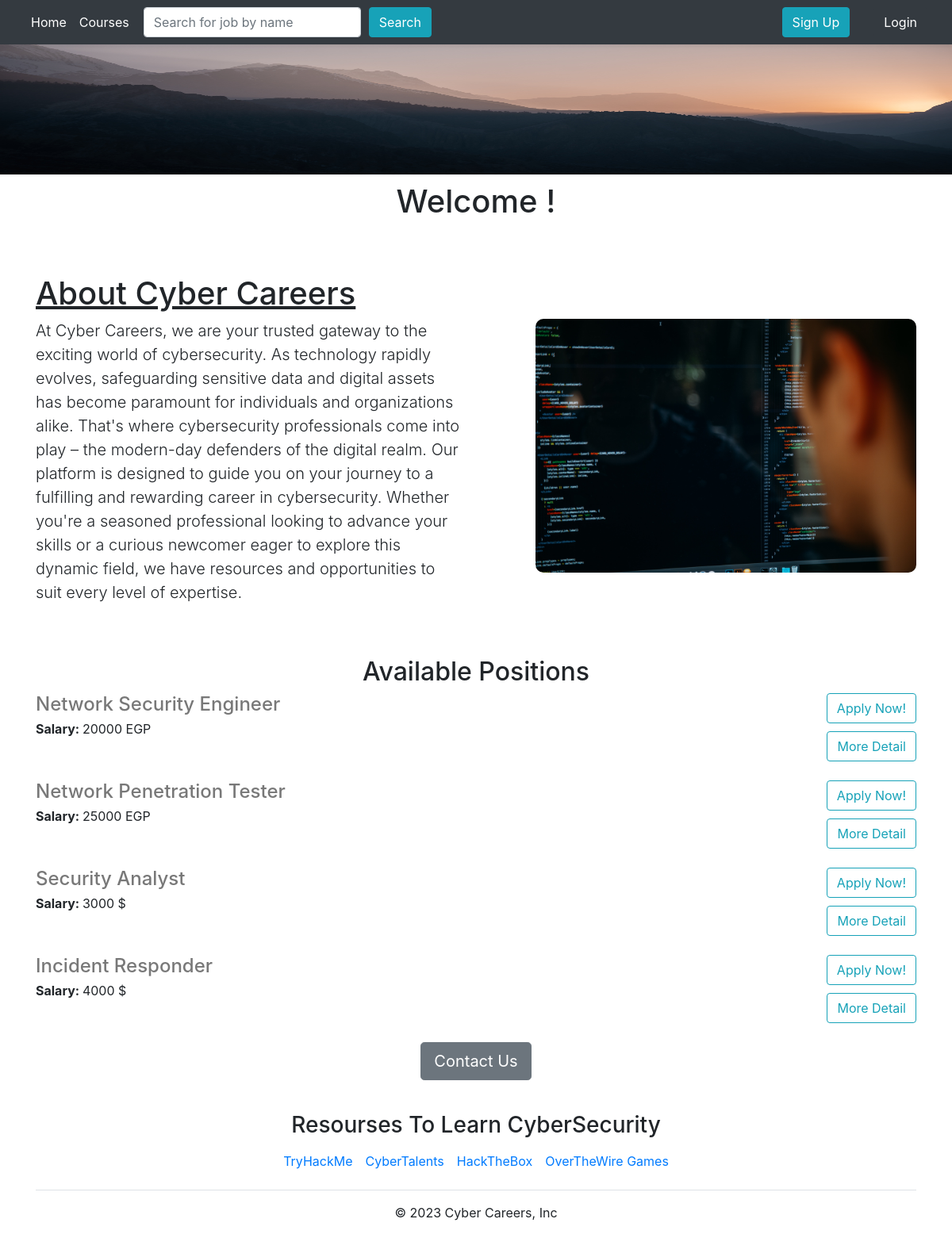
The page / (signed in) on the database its author committed.
### tables this page shows
CREATE TABLE jobs (
            id INTEGER PRIMARY KEY AUTOINCREMENT,
            title TEXT NOT NULL,
            location TEXT NOT NULL,
            salary INTEGER DEFAULT NULL,
            currency TEXT DEFAULT NULL,
            responsibilities TEXT DEFAULT NULL,
            requirements TEXT DEFAULT NULL
        );

### app.py (the view)
@app.route('/')
def home():
    if "username" in session:  # check if user's session is stored or not
        username = session["username"]  # getting username by his session
        return render_template('home.html', jobs=get_jobs_from_db(), username=username)
    else:
        flash("You are not logged in", category='success')
        return redirect(url_for("login"))

### database.py (called while the page is built)
def create_sqlite_connection(name='database.db'):
    return sqlite3.connect(name, check_same_thread=False)

def get_jobs_from_db():
    with create_sqlite_connection() as conn:
        cursor = conn.cursor()
        result = cursor.execute('SELECT * FROM jobs')
        jobs_dicts = []
        columns = [column[0] for column in result.description]  # Retrieve column names
        for row in result.fetchall():
            row_dict = dict(zip(columns, row))
            jobs_dicts.append(row_dict)
    return jobs_dicts

### templates/home.html (shortened to what this page needs)
<!DOCTYPE html>
<html lang="en">
<head>
    {% include 'bootstrap_css.html' %}
</head>
<body>
    {% include 'navbar.html' %}
    {% include 'banner.html' %}
    <div class="container">
        <h1 class="text-center" style="padding-top: 10px;">Welcome {{username}} !</h1>
        <h1 class="text-left" style="padding-top: 60px;"><u>About Cyber Careers</u></h1>
        <div class="row" style="margin-bottom: 50px;">
            <div class="col-md-6">
             <p class="lead">At Cyber Careers, we are your trusted gateway to the exciting world of cybersecurity. As technology rapidly evolves, safeguarding sensitive data and digital assets has become paramount for individuals and organizations alike. That's where cybersecurity professionals come into play – the modern-day defenders of the digital realm.
                Our platform is designed to guide you on your journey to a fulfilling and rewarding career in cybersecurity. Whether you're a seasoned professional looking to advance your skills or a curious newcomer eager to explore this dynamic field, we have resources and opportunities to suit every level of expertise.</p>
            </div>
            <div class="d-none d-md-block col-md-6 ">
             <img src="../static/images/processes_monitoring.jpg" alt="img" style="float:right; height:320px;border-radius: 10px;">
            </div>
        </div>
    <h2 class="text-center mt-4" >Available Positions</h2>
        {% for job in jobs %}
            {% include 'job_item.html' %}
        {% endfor %}
    <div class="text-center">
        <a class="btn btn-secondary btn-lg" href="mailto:salehadel2001@gmail.com?subject=Question%20About%20The%20Job%20Openings&body=I%20need%20to%20ask%20about%20%3CYour%20Question%20here%3E">Contact Us</a>
    </div>
    </div>
  {% include 'footer.html' %}
</body>
</html>

### templates/bootstrap_css.html (shortened to what this page needs)
<link
  rel="stylesheet"
  href="https://stackpath.bootstrapcdn.com/bootstrap/4.4.1/css/bootstrap.min.css"
/>
<link
  rel="stylesheet"
  href="https://stackpath.bootstrapcdn.com/font-awesome/4.7.0/css/font-awesome.min.css"
/>

### templates/navbar.html
  <nav class="navbar navbar-expand-md navbar-dark bg-dark shadow-sm fixed-top" aria-label="Fourth navbar example">
    <div class="container-fluid">
      <div class="collapse navbar-collapse" id="navbarsExample04">
        <ul class="navbar-nav me-auto mb-2 mb-md-0">
          <li class="nav-item">
            <a class="nav-link active" aria-current="page" href="/">Home</a>
          </li>
          <li>
            <a class="nav-link active" aria-current="page" href="/courses">Courses</a>
          </li>
        </ul>
        <div>
          <form role="search" class="row g-3" style="margin-left: 10px;" action="/search" method="get">
            <div class="text-center">
              <input class="form-control" type="search" name="job_name" placeholder="Search for job by name" aria-label="Search">
            </div>
            <div class="text-center" style="margin-left: 10px;">
              <button type="submit" class="btn btn btn-info" name="search">Search</button>
            </div>
          </form>
        </div>
      </div>
      <a href="/sign-up" type="button" class="btn btn-info " style="float: right;">Sign Up</a>
      <a href="/login" type="button" class="btn btn-dark "  style="float: right;margin-left: 30px;">Login</a>
    </div>
  </nav>

### templates/banner.html (shortened to what this page needs)
<img
  class="img-fluid"
  src="/static/images/banner.jpg"
  alt="Natural View"
  id="banner"
/>

### templates/job_item.html
<div class="border-buttom row" style="margin-bottom: 16px;padding-bottom: 8px;">
    <div class="col-10">
        <h4 style="color: rgb(120, 120, 120); margin-bottom: 4px;">
            {{job['title']}}
        </h4>
        {% if 'salary' in job %}
            <div>
                <b>Salary: </b>{{job['salary']}} {{job['currency']}}
            </div>
        {% endif %}
    </div>
    <div class="col-2">
        <a class="btn btn-outline-info float-right align-middle" href="/job/{{job['id']}}/apply">
            Apply Now!
        </a>
        <br><br>
        <a class="btn btn-outline-info float-right align-middle" href="/job/{{job['id']}}">
            More Detail
        </a>
    </div>
</div>

### templates/footer.html (shortened to what this page needs)
<div class="container">
    <footer class="py-3 my-4">
        <h3 class="text-center">Resourses To Learn CyberSecurity</h3>
      <ul class="nav justify-content-center border-bottom pb-3 mb-3">
        <li class="nav-item"><a href="https://tryhackme.com" class="nav-link px-2 text-body-secondary" target="_blank">TryHackMe</a></li>
        <li class="nav-item"><a href="https://cybertalents.com" class="nav-link px-2 text-body-secondary" target="_blank">CyberTalents</a></li>
        <li class="nav-item"><a href="https://hackthebox.com" class="nav-link px-2 text-body-secondary" target="_blank">HackTheBox</a></li>
        <li class="nav-item"><a href="https://overthewire.org" class="nav-link px-2 text-body-secondary" target="_blank">OverTheWire Games</a></li>
      </ul>
      <p class="text-center text-body-secondary">&copy; 2023 Cyber Careers, Inc</p>
    </footer>
  </div>

### templates/banner.html (style rules this page uses)
#banner { height: 220px; width: 100%; }

### templates/footer.html (style rules this page uses)
footer { margin-top: auto; }

### rows shown on the page
jobs: title "Network Security Engineer", salary "20000", currency "EGP"
jobs: title "Network Penetration Tester", salary "25000", currency "EGP"
jobs: title "Security Analyst", salary "3000", currency "$"
jobs: title "Incident Responder", salary "4000", currency "$"
